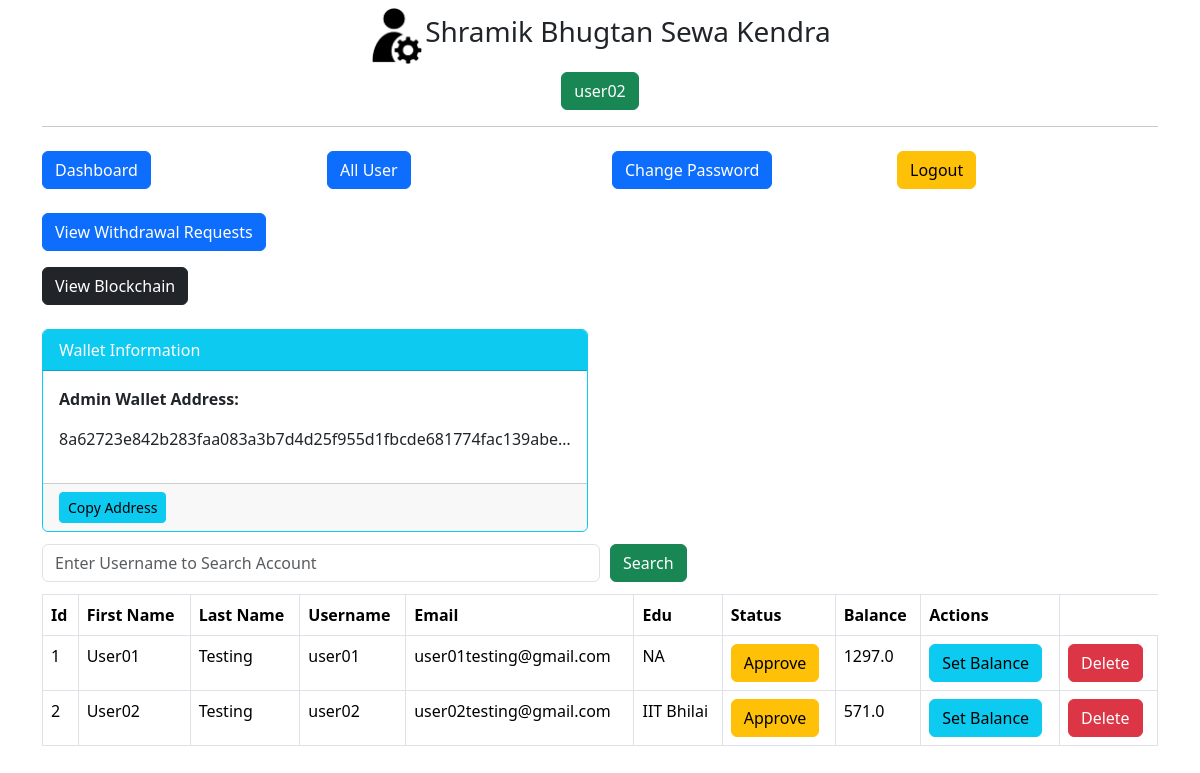
Page /admin/get-all-user (signed in) on the committed database.
### main.py (models this page shows, shortened)
class Admin(db.Model):
    id = db.Column(db.Integer, primary_key=True)
    username = db.Column(db.String(255), nullable=False)
    password = db.Column(db.String(255), nullable=False)
    wallet_address = db.Column(db.String(255), unique=True, nullable=False)  # New column

class User(db.Model):
    id = db.Column(db.Integer, primary_key=True)
    fname = db.Column(db.String(255), nullable=False)
    lname = db.Column(db.String(255), nullable=False)
    email = db.Column(db.String(255), nullable=False)
    username = db.Column(db.String(255), nullable=False)
    edu = db.Column(db.String(255), nullable=False)
    password = db.Column(db.String(255), nullable=False)
    status = db.Column(db.Integer, default=0, nullable=False)
    balance = db.Column(db.Float, default=0.0, nullable=False)
    wallet_address = db.Column(db.String(255), unique=True, nullable=False)  # New column

### main.py (the view)
@app.route('/admin/get-all-user', methods=["POST", "GET"])
def adminGetAllUser():
    if not session.get('admin_id'):
        return redirect('/admin/')
    admin = Admin.query.get_or_404(session['admin_id'])
    if request.method == "POST":
        search = request.form.get('search')
        users = User.query.filter(User.username.like('%' + search + '%')).all()
        return render_template('admin/all-user.html', title='Approve User', users=users, admin=admin)
    else:
        users = User.query.all()
        users_with_balance = []  # List to store user details along with balance
        for user in users:
            user_data = {
                'id': user.id,
                'fname': user.fname,
                'lname': user.lname,
                'email': user.email,
                'username': user.username,
                'edu': user.edu,
                'status': "Approved" if user.status == 1 else "Not Approved",
                'balance': user.balance  # Fetch the balance of each user
            }
            users_with_balance.append(user_data)
        return render_template('admin/all-user.html', title='Approve User', users=users_with_balance, admin=admin)

### templates/admin/all-user.html (shortened to what this page needs)
{% extends "admin/layout.html"%}
{% block content %}
<div class="container">
    {% include 'admin/navbar.html' %}
    <div class="my-2">
        <form action="" method="POST" style="width:100%">
            <div class="d-flex align-items-center">
                <input type="text" name="search" id="search" placeholder="Enter Username to Search Account" class="form-control my-1 w-50">
                <button type="submit" class="btn btn-success" style="margin-left:10px;">Search</button>
            </div>
        </form>
    </div>
    <div class="my-2">
        <div class="table-responsive">
            <table class="table table-bordered">
                <thead>
                    <tr>
                        <th>Id</th>
                        <th>First Name</th>
                        <th>Last Name</th>
                        <th>Username</th>
                        <th>Email</th>
                        <th>Edu</th>
                        <th>Status</th>
                        <th>Balance</th>
                        <th>Actions</th>
                    </tr>
                </thead>
                <tbody>
                    {% for user in users %}
                    <tr>
                        <td>{{ user.id }}</td>
                        <td>{{ user.fname }}</td>
                        <td>{{ user.lname }}</td>
                        <td>{{ user.username }}</td>
                        <td>{{ user.email }}</td>
                        <td>{{ user.edu }}</td>
                        <td id="status-{{ user.id }}">
                            {% if user.status == 1 %}
                                Approved
                            {% else %}
                                <button id="approve-btn-{{ user.id }}" class="btn btn-warning" onclick="approveUser({{ user.id }})">Approve</button>
                            {% endif %}
                        </td>
                        <td>
                            {{ user.balance }}
                        </td>
                        <td>
                            <a href="{{ url_for('set_user_balance', user_id=user.id) }}" class="btn btn-info">Set Balance</a>
                        </td>
                        <td>
                            <form action="{{ url_for('delete_user', user_id=user.id) }}" method="POST" style="display: inline-block;">
                                <button type="submit" class="btn btn-danger" onclick="return confirm('Are you sure you want to delete this account?');">Delete</button>
                            </form>
                        </td>
                    </tr>
                    {% endfor %}
                </tbody>
            </table>
        </div>
    </div>
</div>
{% endblock content %}

### templates/admin/navbar.html (shortened to what this page needs)
<div class="row d-flex justify-content-center">
    <div class="col-lg-3 col-md-6 my-2">
        <a href="/admin/dashboard" class="btn btn-primary btn-block">Dashboard</a>
    </div>
    <div class="col-lg-3 col-md-6 my-2">
        <a href="/admin/get-all-user" class="btn btn-primary btn-block">All User</a>
    </div>
    <div class="col-lg-3 col-md-6 my-2">
        <a href="/admin/change-admin-password" class="btn btn-primary btn-block">Change Password</a>
    </div>
    <div class="col-lg-3 col-md-6 my-2">
        <a href="/admin/logout" class="btn btn-warning btn-block">Logout</a>
    </div>
</div>
<div class="my-3">
    <a href="{{ url_for('admin_withdrawal_requests') }}" class="btn btn-primary">View Withdrawal Requests</a>
</div>
<div class="my-3">
    <a href="/blockchain" class="btn btn-dark">View Blockchain</a>
</div>
<div class="row d-flex justify-content-left mt-4">
    <div class="col-12 col-md-8 col-lg-6">
        <div class="card border-info">
            <div class="card-header bg-info text-white">
                Wallet Information
            </div>
            <div class="card-body">
                <p class="card-text"><strong>Admin Wallet Address:</strong></p>
                <p class="text-center font-weight-bold overflow-hidden text-truncate">{{ admin.wallet_address }}</p>
            </div>
            <div class="card-footer">
                <button class="btn btn-info btn-sm copy-btn" onclick="copyToClipboard('{{ admin.wallet_address }}')">Copy Address</button>
            </div>
        </div>
    </div>
</div>

### rows in the picture
Admin: wallet_address "8a62723e842b283faa083a3b7d4d25f955d1fbcde681774fac139abe…"
User: id "1", fname "User01", lname "Testing", username "user01", email "user01testing@gmail.com", edu "NA", balance "1297.0"
User: id "2", fname "User02", lname "Testing", username "user02", email "user02testing@gmail.com", edu "IIT Bhilai", balance "571.0"

### other values in the picture
{{ session.admin_name }} "user02"
